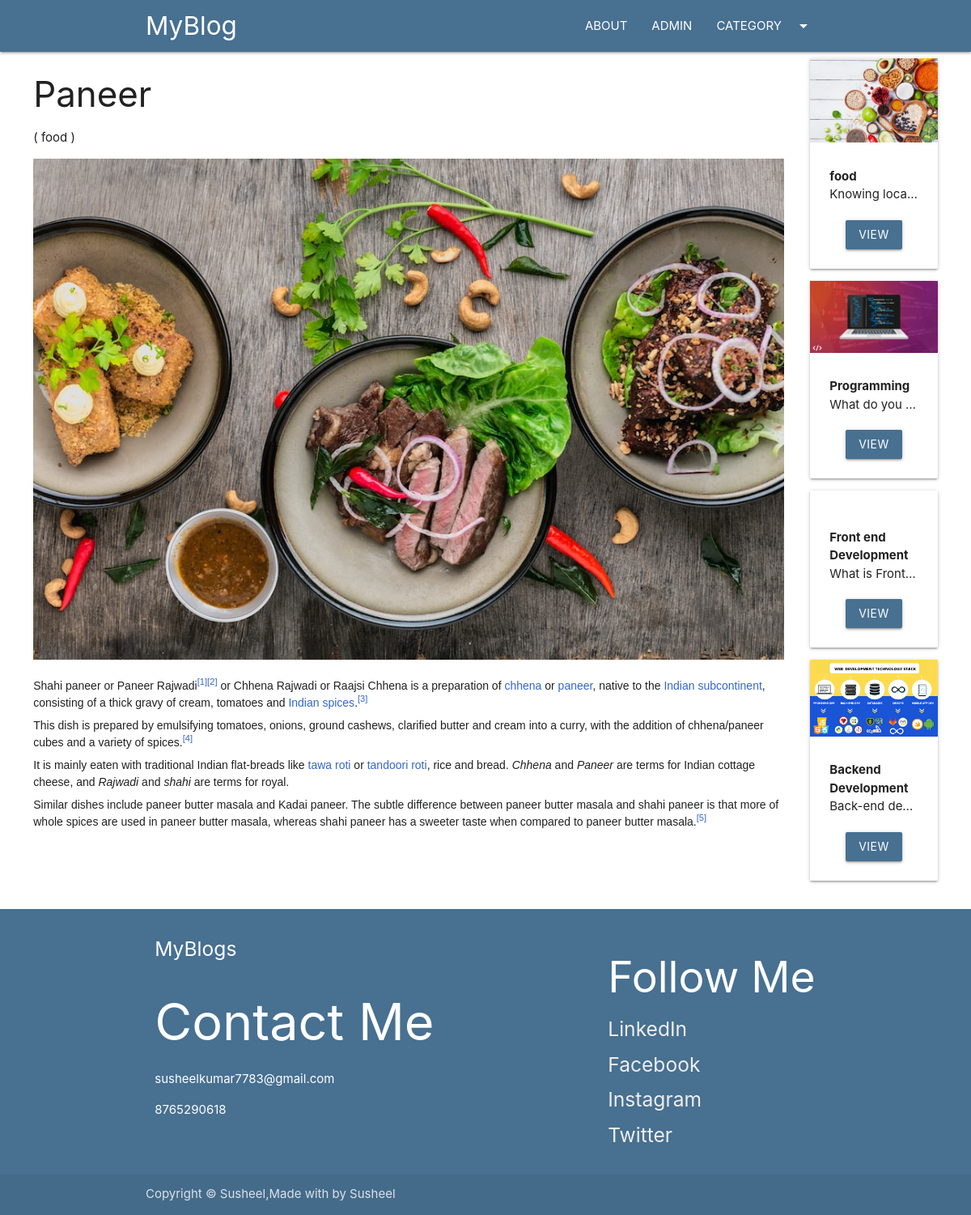
/blog2nd/sah, run on the app's committed database.
### blog2nd/models.py (models this page shows, shortened)
class Post(models.Model):
    post_id = models.AutoField(primary_key=True)
    title = models.CharField(max_length=200)
    content = models.TextField()
    url = models.CharField(max_length=100)
    cat = models.ForeignKey(Category, on_delete=models.CASCADE)
    image = models.ImageField(upload_to='post/')

class Category(models.Model):
    cat_id = models.AutoField(primary_key=True)
    title = models.CharField(max_length=100)
    description = models.TextField()
    url = models.CharField(max_length=100)
    image = models.ImageField(upload_to='category/')
    add_date = models.DateTimeField(auto_now_add=True, null=True)

### blog2nd/views.py (the view)
# urls.py: path('blog2nd/<slug:url>', post),
def post(request, url):
    post = Post.objects.get(url=url)
    cats = Category.objects.all()
    return render(request, 'posts.html', {'post': post, 'cats': cats})

### template/posts.html (shortened to what this page needs)
{%extends 'base.html' %}
{%block content%}
<div class="container-custom">
    <div class="row">
        <div class="col s12 m10">
            <h3>{{post.title}}</h3>
            <p>( {{post.cat.title}} )</p>
            <img src="/media/{{post.image}}" class="responsive-img" alt="">
            <br>
            <p>
                {{post.content|safe}}
            </p>
        </div>
        <div class="col s12 m2">
            {% for cat in cats %}
            <div class="card item" style="margin-left:10px;">
                <div class="img-container">
                    <img src="/media/{{cat.image}}" class="responsive-img" alt="">
                </div>
                <div class="card-content">
                    <b>
                        {{cat.title}}
                    </b>
                    <p class="truncate">{{cat.description}}</p>
                    <div class="container center-align mt20">
                        <a href="/category/{{cat.url}}" class="btn bg-primary">VIEW</a>
                    </div>
                </div>
            </div>
            {%endfor%}
        </div>
    </div>
</div>
{%endblock%}

### blog2nd/static/css/style.css (style rules this page uses)
.bg-primary { background:#477091!important; }
.mt20 { margin-top:20px; }
.container-custom { width:95%!important; margin:auto; }

### data on the page
Post: title "Paneer", cat "food", image (picture), content "Shahi paneer or Paneer Rajwadi [1] [2] or Chhena Rajwadi or Raajsi Chhena is a preparation of chhena or paneer , native to the Indian subcontinent , consisting of a thick gravy of cream, tomatoes and Indian spices . [3] This dish is prepared by emulsifying tomatoes, onions, ground cashews, clarified butter and cream into a curry, with the addition of chhena/paneer cubes and a variety of spices. [4] It is mainly eaten with traditional Indian flat-breads like tawa roti or tandoori roti , rice and bread. Chhena and Paneer are terms for Indian cottage cheese, and Rajwadi and shahi are terms for royal. Similar dishes include paneer butter masala and Kadai paneer. The subtle difference between…"
Category: image (picture), title "food", description "Knowing loca…"
Category: image (picture), title "Programming", description "What do you…"
Category: title "Front end Development", description "What is Front…"
Category: image (picture), title "Backend Development", description "Back-end de…"
